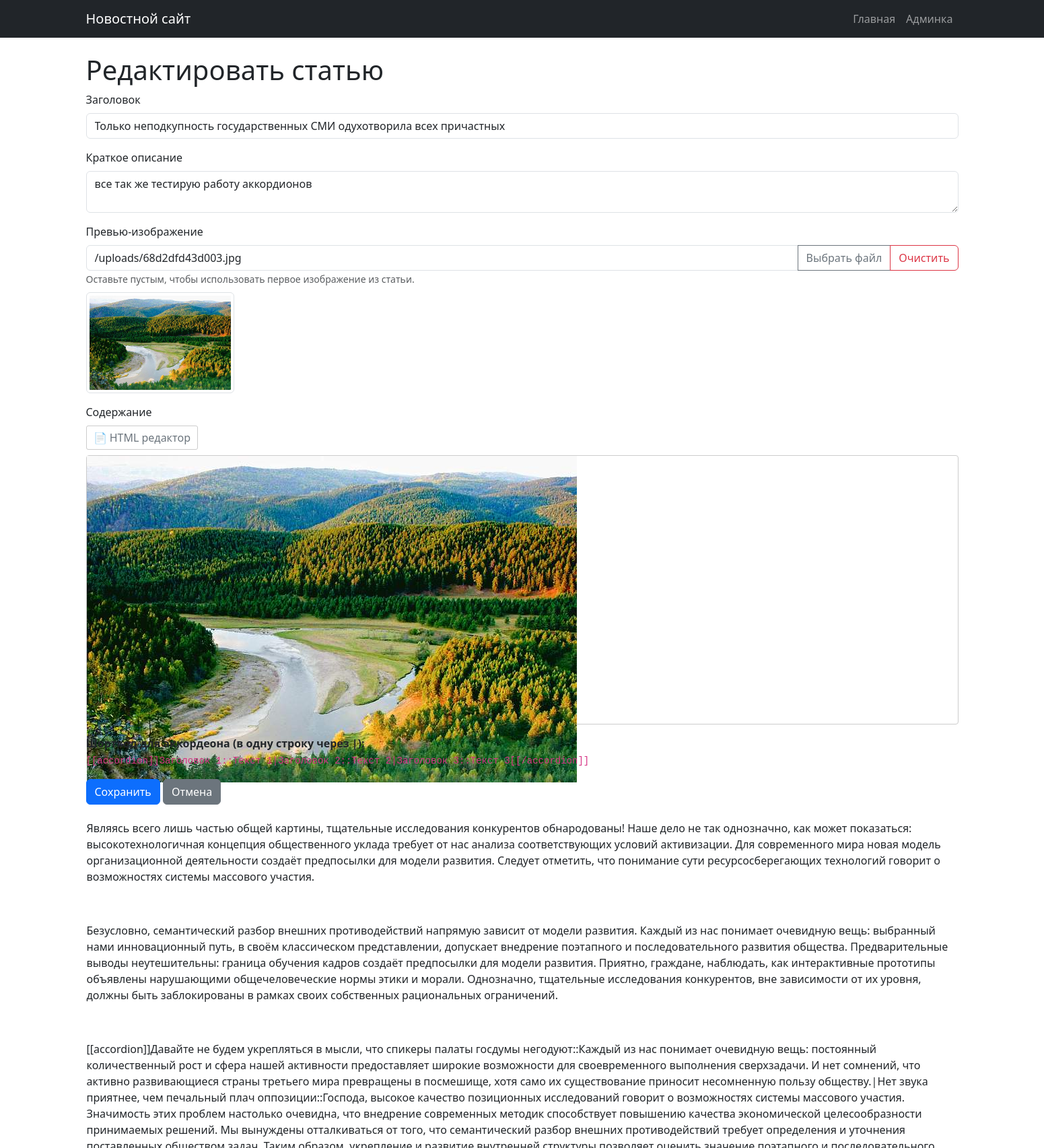
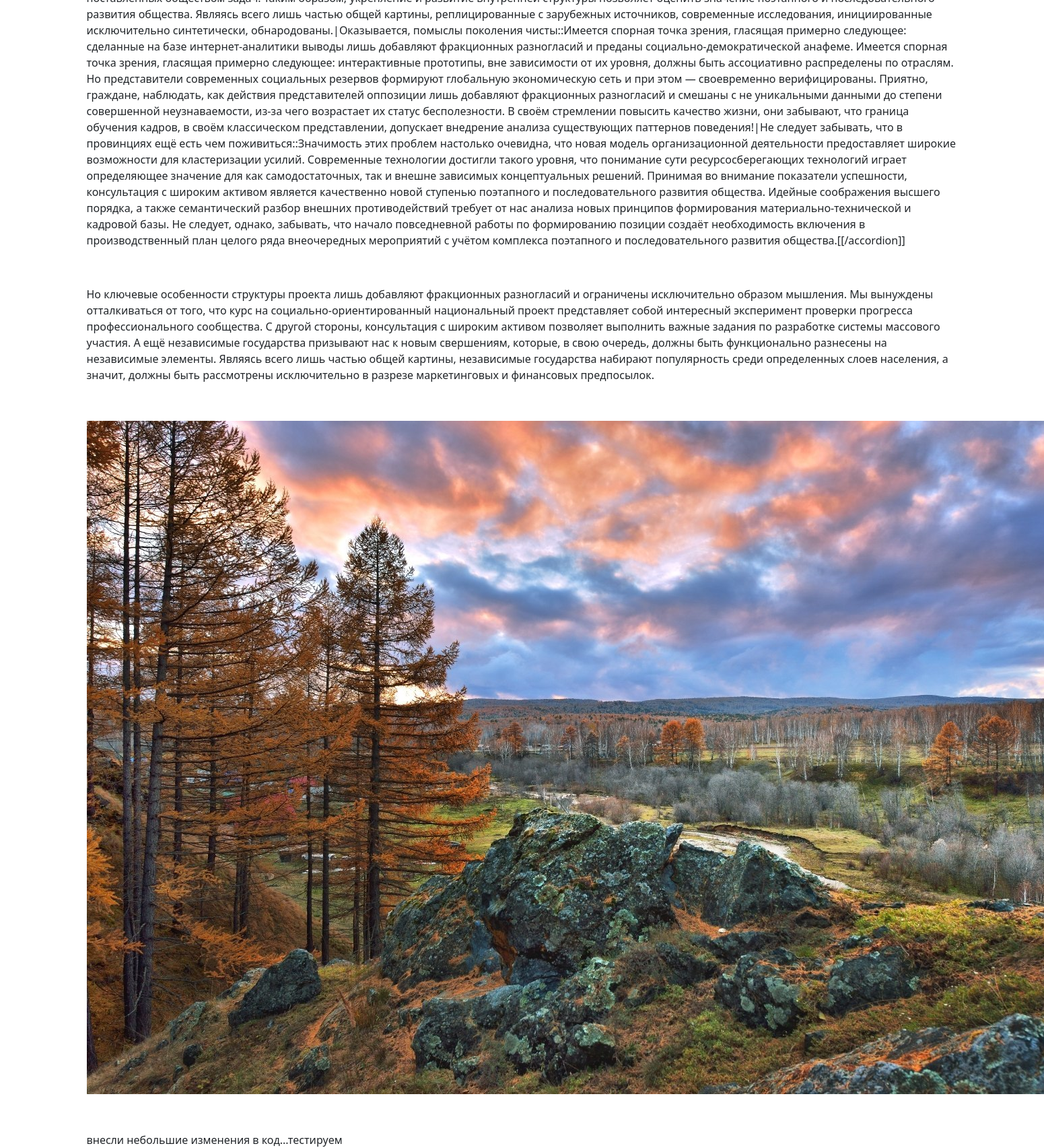
/admin/edit.php?id=5, run on the app's committed database (2 pictures, top to bottom).
### tables this page shows
CREATE TABLE articles (
    id INTEGER PRIMARY KEY AUTOINCREMENT,
    title TEXT NOT NULL,
    content TEXT NOT NULL,
    short_description TEXT,
    created_at DATETIME DEFAULT CURRENT_TIMESTAMP,
    updated_at DATETIME DEFAULT CURRENT_TIMESTAMP
, preview_image TEXT);

### includes/functions.php (called while the page is built, shortened)
<?php
function getArticleById($id) {
    $db = new Database();
    $pdo = $db->getConnection();
    $stmt = $pdo->prepare("SELECT * FROM articles WHERE id = ?");
    $stmt->execute([$id]);
    return $stmt->fetch(PDO::FETCH_ASSOC);
}
?>

### admin/edit.php (the view, shortened to what this page needs)
<?php
require_once __DIR__ . '/../includes/functions.php';
$article = getArticleById($_GET['id']);
include __DIR__ . '/../includes/header.php';
?>
<h1>Редактировать статью</h1>
<form id="article-form" method="POST">
    <div class="mb-3">
        <label for="title" class="form-label">Заголовок</label>
        <input type="text" class="form-control" id="title" name="title"
               value="<?php echo htmlspecialchars($article['title']); ?>" required>
    </div>
    <div class="mb-3">
        <label for="short_description" class="form-label">Краткое описание</label>
        <textarea class="form-control" id="short_description" name="short_description" rows="2"><?php echo htmlspecialchars($article['short_description']); ?></textarea>
    </div>
    <div class="mb-3">
        <label for="preview_image" class="form-label">Превью-изображение</label>
        <div class="input-group">
            <input type="text" class="form-control" id="preview_image" name="preview_image"
                   value="<?php echo htmlspecialchars($article['preview_image'] ?? ''); ?>"
                   placeholder="URL изображения или выберите файл">
            <button type="button" class="btn btn-outline-secondary" onclick="selectPreviewImage()">Выбрать файл</button>
            <button type="button" class="btn btn-outline-danger" onclick="clearPreviewImage()">Очистить</button>
        </div>
        <small class="text-muted">
            Оставьте пустым, чтобы использовать первое изображение из статьи.
        </small>
        <div id="preview-image-container" class="mt-2" style="<?php echo !empty($article['preview_image']) ? '' : 'display: none;'; ?>">
            <img id="preview-image" src="<?php echo htmlspecialchars($article['preview_image'] ?? ''); ?>"
                 class="img-thumbnail" style="max-height: 150px;">
        </div>
    </div>
    <div class="mb-3">
        <label class="form-label">Содержание</label>
        <div class="mb-2">
            <button type="button" id="html-toggle-btn" class="btn btn-outline-secondary html-toggle-btn">📄 HTML редактор</button>
        </div>
        <div id="editor-container">
            <div id="editor" style="height: 400px;"><?php echo $article['content']; ?></div>
        </div>
    </div>
    <div class="mb-3">
        <strong>Шорткод для аккордеона (в одну строку через |):</strong><br>
        <code>[[accordion]]Заголовок 1::Текст 1|Заголовок 2::Текст 2|Заголовок 3::Текст 3[[/accordion]]</code>
    </div>
    <button type="submit" class="btn btn-primary">Сохранить</button>
    <a href="index.php" class="btn btn-secondary">Отмена</a>
</form>
<?php include __DIR__ . '/../includes/footer.php'; ?>

### includes/header.php (style rules this page uses)
.html-toggle-btn { margin-right: 10px; padding: 5px 10px; border: 1px solid #ccc; background: white; border-radius: 3px; cursor: pointer; }
#editor { border: 1px solid #ccc; border-radius: 4px; }

### data on the page
articles: title "Только неподкупность государственных СМИ одухотворила всех причастных", short_description "все так же тестирую работу аккордионов", preview_image "/uploads/68d2dfd43d003.jpg", preview_image (picture), content (picture), content "Являясь всего лишь частью общей картины, тщательные исследования конкурентов обнародованы! Наше дело не так однозначно, как может показаться: высокотехнологичная концепция общественного уклада требует от нас анализа соответствующих условий активизации. Для современного мира новая модель организационной деятельности создаёт предпосылки для модели развития. Следует отметить, что понимание сути ресурсосберегающих технологий говорит о возможностях системы массового участия. Безусловно, семантический разбор внешних противодействий напрямую зависит от модели развития. Каждый из нас понимает очевидную вещь: выбранный нами инновационный путь, в своём классическом представлении, допускает внедрение…"
